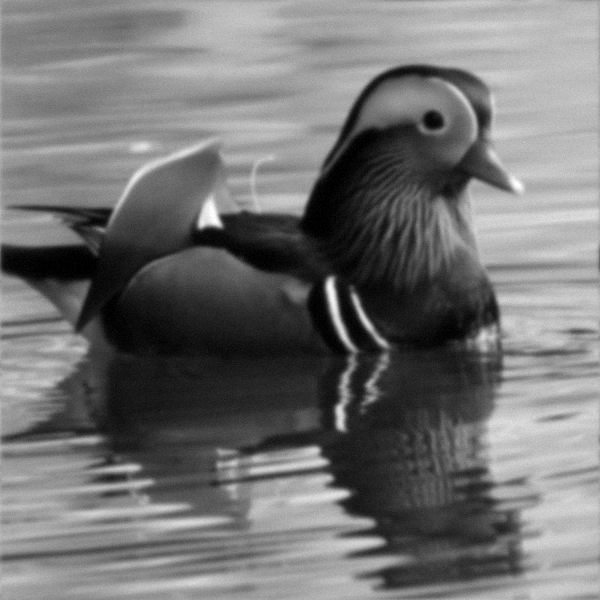
#> input picture DIP_HW3/Bird 2 degraded.tif, 600 x 600 px, found by its file name
$ jupyter execute Image_restoration.ipynb
#> lines starting #> are read from the running program, lines starting #| are printed output that depends on the picture
<a href="https://colab.research.google.com/github/Louis5228/Digital-Image-Process/blob/main/Image_restoration.ipynb" target="_parent"></a>

[cell 1]
import os
from google.colab import drive
from matplotlib import pyplot as plt
import numpy as np
import cv2
import math
drive.mount('/content/gdrive')
os.chdir("/content/gdrive/My Drive/Digital Image Process/HW3")

[cell 2]
# load image
img = cv2.imread('Bird 2 degraded.tif', 0)
#> img is the input picture: shape (600, 600); min 0, max 255, mean 114.8

dft = cv2.dft(np.float32(img),flags = cv2.DFT_COMPLEX_OUTPUT) # Computed the 2-d discrete Fourier Transform
dft_shift = np.fft.fftshift(dft) # Shift the zero-frequency component to the center of the spectrum.
magnitude_spectrum = 20*np.log(cv2.magnitude(dft_shift[:,:,0],dft_shift[:,:,1])) # compute magnitude spectrum
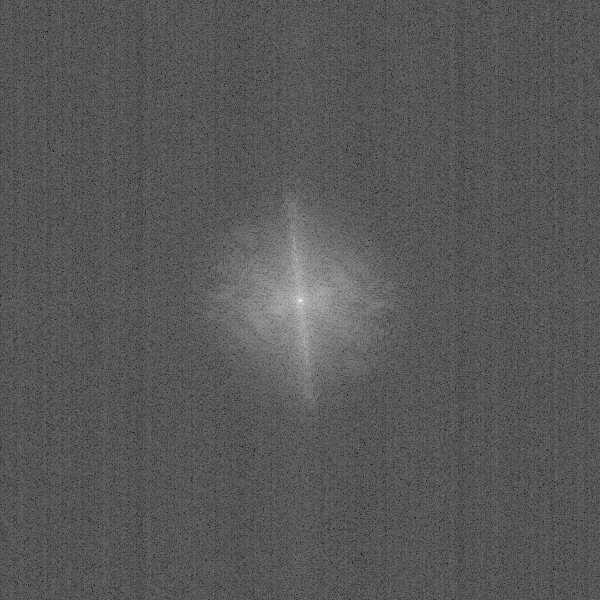
#> magnitude_spectrum: shape (600, 600) float32; min 39.51, max 350.7, mean 147; drawn with min black and max white

plt.figure(figsize=(10,8))
plt.subplot(121)
plt.imshow(img, cmap = 'gray')
plt.title('Input Image', fontsize = 15), plt.xticks([]), plt.yticks([])
plt.subplot(122)
plt.imshow(magnitude_spectrum, cmap = 'gray')
plt.title('Magnitude Spectrum', fontsize = 15), plt.xticks([]), plt.yticks([])
plt.show()
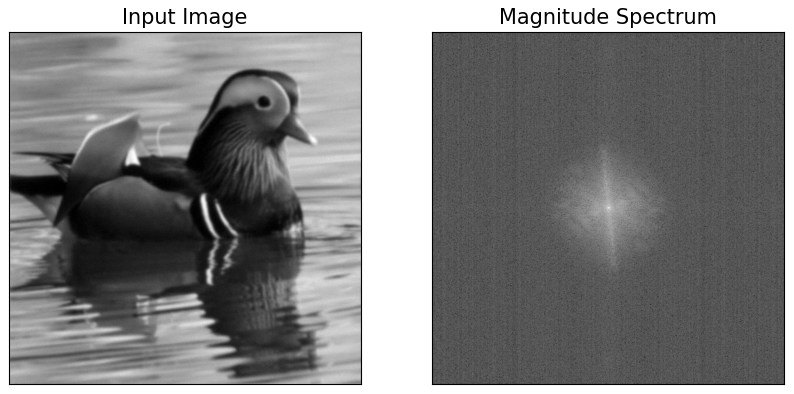
#> figure drawn by matplotlib, 2 panels

[cell 3]
# Compute H(u,v)
k = 0.001             # Model parameter
img_h = img.shape[0]
#> img_h = 600
img_w = img.shape[1]
#> img_w = 600
H = np.zeros((img_h, img_w))
for i in range(img_h):
  for j in range(img_w):
    H[i,j] = math.exp(-k*math.pow((i-img_h/2)**2+(j-img_w/2)**2, 5/6))
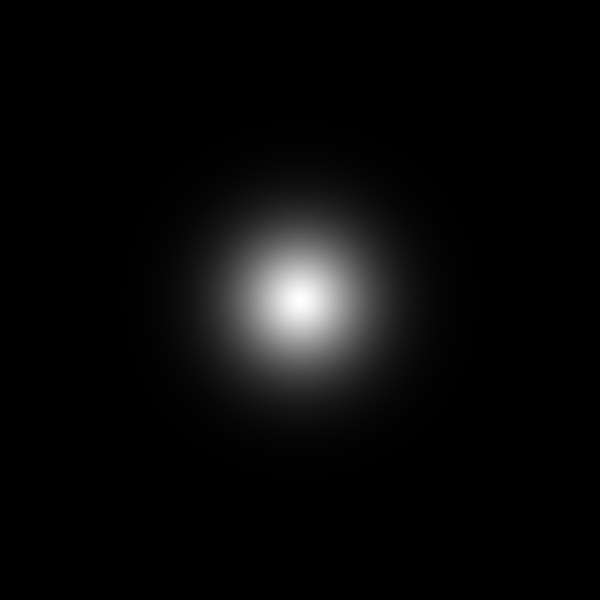
#> H: shape (600, 600) float64; min 3.95e-11, max 1, mean 0.0383

print('Model parameter k = '+str(k)+'\n')
plt.figure(figsize=(8,5))
plt.imshow(H, cmap = 'gray')
plt.title('frequency response for H(u,v)', fontsize = 15)
plt.axis('off')
plt.show()

[cell 4]
# Compute inverse filter
H_inverse = np.zeros((img_h, img_w, 2), np.uint8)
radii = [50, 85, 120]
for N in range(len(radii)):
  for i in range(img_h):
    for j in range(img_w):
      r = math.sqrt((i-img_h/2)**2+(j-img_w/2)**2)
      if r > radii[N]:
        H_inverse[i,j] = 1.0
      else:
        H_inverse[i,j] = math.exp(k*math.pow((i-img_h/2)**2+(j-img_w/2)**2, 5/6))
  # Apply inverse Fourier Transform
  fshift = dft_shift * H_inverse
  f_ishift = np.fft.ifftshift(fshift)
  img_back = cv2.idft(f_ishift)
  img_back = cv2.magnitude(img_back[:,:,0],img_back[:,:,1])

  plt.figure(figsize=(8,5))
  plt.imshow(img_back, cmap = 'gray')
  plt.title('Image using inverse filter with r = ' + str(radii[N]), fontsize = 15)
  plt.axis('off')
  plt.show()
#> this loop made 3 passes
#> pass 3, `img_back = cv2.magnitude(img_back[:,:,0],img_back[:,:,1])`:
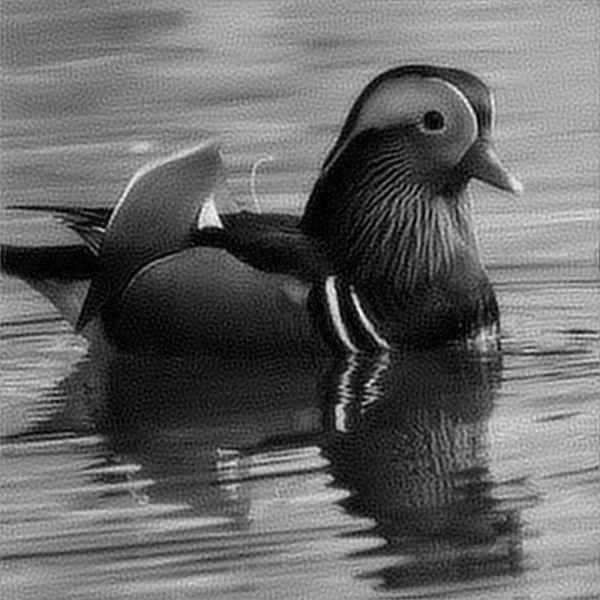
#> img_back: shape (600, 600) float32; min 298, max 101715968, mean 41387724; drawn with min black and max white
